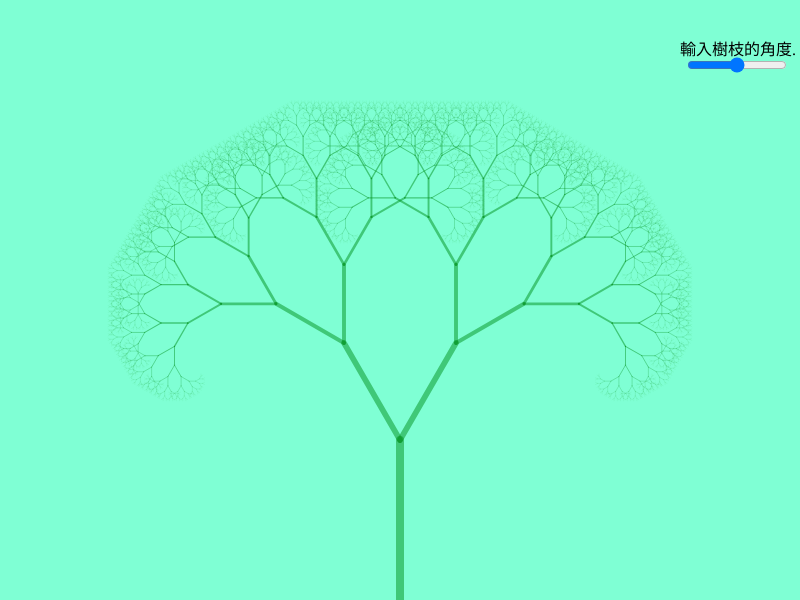
Frame 1 (no input)
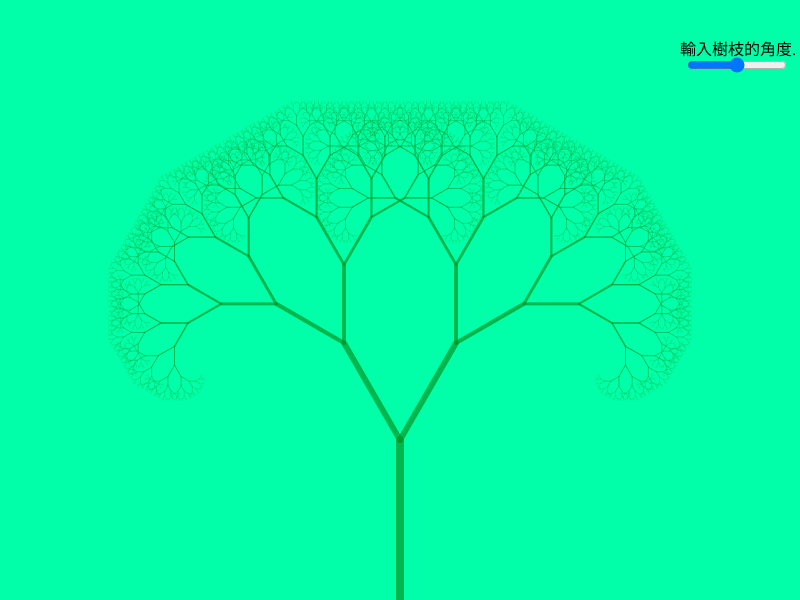
Frame 60 (no input)
Frame 120 (the mouse pressed at the canvas centre since frame 60): identical to frame 60, image omitted

The p5.js sketch that drew these frames (run headless with seeded random() and noise() and a simulated clock; from frame 60 on, the mouse is pressed at the canvas centre):

// p5.js sketch
// ── sketch.js
var stem_length=160;
var branch_deg=10;
var reduced_rate=0.7;
var theta;

let slider; // 樹的角度

function setup() {
    // put setup code here
    createCanvas(800, 600);

    let p = createP('輸入樹枝的角度.');
    p.position(680, 20);
    // Set its default value to 30.
    slider = createSlider(0, 60, 30, 3);
    slider.position(685, 55);
    slider.size(100);

    frameRate(30);
    stroke('rgba(0, 145, 30, 0.5)');
}

function draw() {
  // put drawing code here
  c = color('hsla(160, 100%, 50%, 0.5)');
  background(c);

  let g = slider.value();
  theta = radians(g);
  // Start the tree from the bottom of the screen
  translate(width/2,height);
  // Draw a line 120 pixels
  strokeWeight(stem_length/20);
  line(0,0,0,-stem_length);
  // Move to the end of that line
  translate(0,-stem_length);
  // Start the recursive branching!
  branches(stem_length);
}

function branches(h) {
  // Each branch will be 2/3rds the size of the previous one
  h *= reduced_rate;

  // All recursive functions must have an exit condition!!!!
  // Here, ours is when the length of the branch is 2 pixels or less
  if (h > 2) {
    push();    // Save the current state of transformation (i.e. where are we now)
    rotate(theta);
    strokeWeight(h/20);
    line(0, 0, 0, -h);
    translate(0, -h);
    branches(h);
    pop();     // Whenever we get back here, we "pop" in order to restore the previous matrix state

    // Repeat the same thing, only branch off to the "left" this time!
    push();
    rotate(-theta);
    strokeWeight(h/20);
    line(0, 0, 0, -h);
    translate(0, -h);
    branches(h);
    pop();
  }
}
